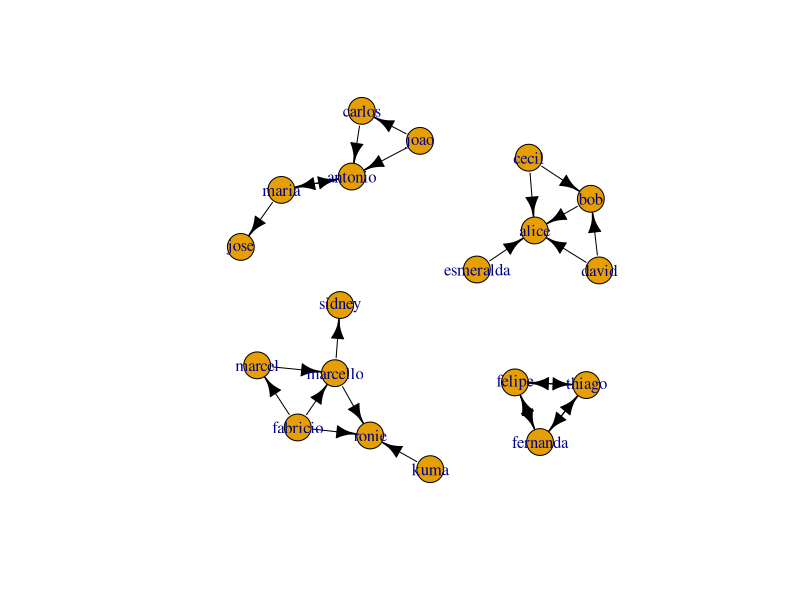

Reproduce this figure in R. (Note: this script raises an error after producing the figure.)
## ---- chunk 1
library(igraph)
relacoes <- read.csv('../data//relacoes.csv', sep=';')
g <- graph.data.frame(relacoes, directed=TRUE)
## ---- chunk 2
plot(g, layout=layout.kamada.kawai, edge.width=E(g)$weight, edge.color="black")
## ---- chunk 3
qtd_vertice <- vcount(g)
qtd_vertice
qtd_aresta <- ecount(g)
qtd_aresta
is.connected(g)
## ---- chunk 4
diam <- diameter(g)
diam
nodes <- farthest.nodes(g)
nodes
V(g)[nodes[1]]
V(g)[nodes[2]]
## ---- chunk 5
aver_path <- average.path.length(g, directed=TRUE, unconnected=TRUE)
aver_path
## ---- chunk 6
aver_path <- average.path.length(g, directed=TRUE, unconnected=FALSE)
aver_path
## ---- chunk 7
degree(g, mode="in")
degree(g, mode="out")
degree(g, mode="all")
## ---- chunk 8
betweenness <- betweenness(g, directed=TRUE)
which.max(betweenness)
which.min(betweenness)
## ---- chunk 9
reciprocity(g)
## ---- chunk 10
authority_values <- authority.score(g)$vector
authority_values
which.max(authority_values)
which.min(authority_values)
hub_values <- hub.score(g)$vector
hub_values
which.max(hub_values)
which.min(hub_values)
## ---- chunk 11
page_rank_values <- page.rank(g)$vector
page_rank_values
which.max(page_rank_values)
which.min(page_rank_values)
## ---- chunk 12
cl <- clusters(g)
quantidade_clusters <- cl$no
quantidade_clusters
## ---- chunk 13
plot(g, layout=layout.kamada.kawai, 
     edge.width=E(g)$width, 
     edge.color="black", 
     vertex.color=cl$membership)
